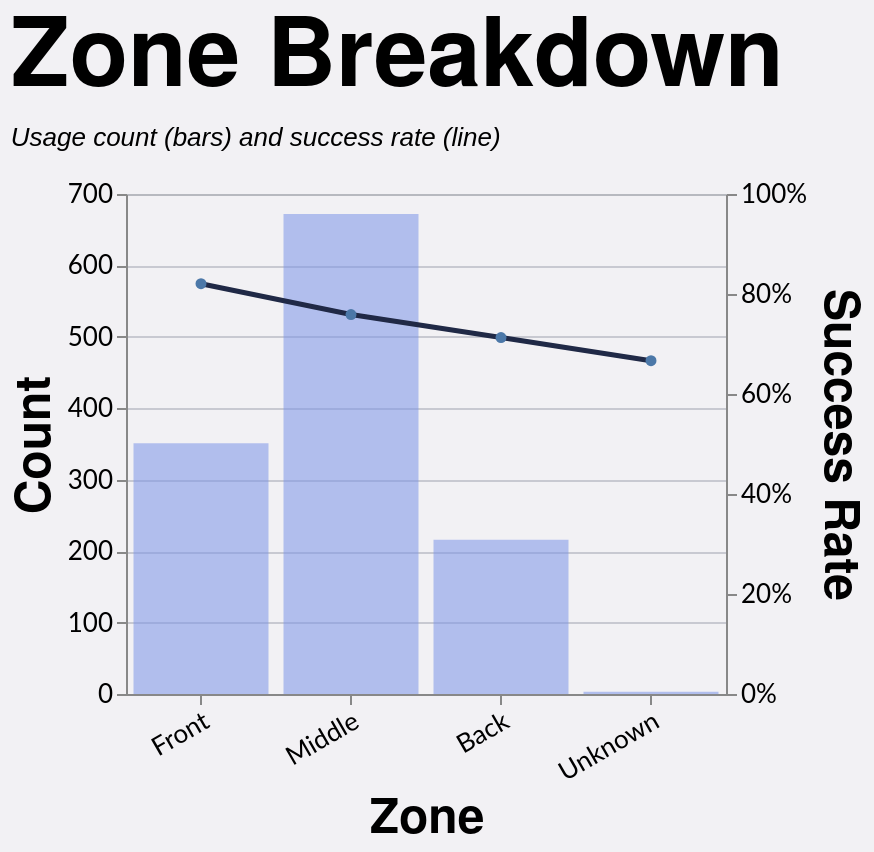

The specification (Vega-Lite) saved for this image:
### Vega-Lite specification from a JSON file in a GitHub repository (floating-point values rounded to 4 significant figures; data arrays with more than 128 entries replaced by an {"elided": "..."} marker saying what was removed)
{"config": {"axis": {"labelFont": "Lato, sans-serif", "titleFont": "PT Sans Narrow, Helvetica Neue, Helvetica, Arial, sans-serif", "labelFontSize": 13, "titleFontSize": 24, "gridColor": "#202947", "gridOpacity": 0.2}, "header": {"labelFont": "PT Sans Narrow, Helvetica Neue, Helvetica, Arial, sans-serif", "titleFont": "PT Sans Narrow, Helvetica Neue, Helvetica, Arial, sans-serif", "labelFontSize": 24, "titleFontSize": 28, "labelFontWeight": "bold", "orient": "left"}, "legend": {"labelFont": "Lato, sans-serif", "titleFont": "PT Sans Narrow, Helvetica Neue, Helvetica, Arial, sans-serif", "labelFontSize": 14, "titleFontSize": 16, "titlePadding": 5, "fillColor": "white", "strokeColor": "black", "padding": 10, "titleFontWeight": "lighter", "titleFontStyle": "italic", "titleColor": "gray", "offset": 10}, "title": {"font": "PT Sans Narrow, Helvetica Neue, Helvetica, Arial, sans-serif", "fontSize": 48, "fontWeight": "bold", "anchor": "start", "align": "center", "titlePadding": 20, "subtitlePadding": 10, "subtitleFontSize": 13, "subtitleColor": "", "subtitleFontStyle": "italic", "offset": 15, "color": "black"}, "axisX": {"labelAngle": 0}, "facet": {"title": null, "header": null, "align": {"row": "each", "column": "each"}}, "resolve": {"scale": {"y": "independent", "facet": "independent"}}, "background": "#f2f1f4"}, "layer": [{"mark": {"type": "bar", "color": "#7d96e8", "opacity": 0.55}, "encoding": {"tooltip": [{"field": "area", "title": "Zone", "type": "nominal"}, {"field": "won", "format": ",.0f", "title": "Won", "type": "quantitative"}, {"field": "attempts", "format": ",.0f", "title": "Attempts", "type": "quantitative"}, {"field": "success_rate", "format": ".1%", "title": "Success Rate", "type": "quantitative"}], "x": {"axis": {"labelAngle": -30}, "field": "area", "sort": ["Front", "Middle", "Back"], "title": "Zone", "type": "nominal"}, "y": {"axis": {"format": ",.0f", "orient": "left"}, "field": "attempts", "title": "Count", "type": "quantitative"}}, "transform": [{"filter": "(loSquad == 'All' || datum.squad == loSquad) && (loGameType == 'All' || (loGameType == 'League + Cup' && (datum.game_type == 'League' || datum.game_type == 'Cup')) || (loGameType == 'League only' && datum.game_type == 'League') || datum.game_type == loGameType) && (loOpposition == 'All' || datum.opposition == loOpposition) && (loThrower == 'All' || datum.thrower == loThrower) && (loJumper == 'All' || datum.jumper == loJumper) && (loArea == 'All' || datum.area == loArea) && (loNumbers == 'All' || datum.numbers == loNumbers) && (loCallType == 'All' || datum.call_type == loCallType)"}, {"filter": "(loSeason == 'All' || datum.season == loSeason)"}, {"aggregate": [{"op": "count", "as": "attempts"}, {"op": "sum", "field": "won", "as": "won"}], "groupby": ["area"]}, {"calculate": "datum.won / datum.attempts", "as": "success_rate"}]}, {"mark": {"type": "line", "color": "#202946", "point": true, "strokeWidth": 2.5}, "encoding": {"tooltip": [{"field": "area", "title": "Zone", "type": "nominal"}, {"field": "won", "format": ",.0f", "title": "Won", "type": "quantitative"}, {"field": "attempts", "format": ",.0f", "title": "Attempts", "type": "quantitative"}, {"field": "success_rate", "format": ".1%", "title": "Success Rate", "type": "quantitative"}], "x": {"axis": {"labelAngle": -30}, "field": "area", "sort": ["Front", "Middle", "Back"], "title": "Zone", "type": "nominal"}, "y": {"axis": {"format": "%", "orient": "right"}, "field": "success_rate", "scale": {"domain": [0, 1]}, "title": "Success Rate", "type": "quantitative"}}, "transform": [{"filter": "(loSquad == 'All' || datum.squad == loSquad) && (loGameType == 'All' || (loGameType == 'League + Cup' && (datum.game_type == 'League' || datum.game_type == 'Cup')) || (loGameType == 'League only' && datum.game_type == 'League') || datum.game_type == loGameType) && (loOpposition == 'All' || datum.opposition == loOpposition) && (loThrower == 'All' || datum.thrower == loThrower) && (loJumper == 'All' || datum.jumper == loJumper) && (loArea == 'All' || datum.area == loArea) && (loNumbers == 'All' || datum.numbers == loNumbers) && (loCallType == 'All' || datum.call_type == loCallType)"}, {"filter": "(loSeason == 'All' || datum.season == loSeason)"}, {"aggregate": [{"op": "count", "as": "attempts"}, {"op": "sum", "field": "won", "as": "won"}], "groupby": ["area"]}, {"calculate": "datum.won / datum.attempts", "as": "success_rate"}]}], "data": {"name": "data-1e1c135a98a60ffade50e9c83bbe9560"}, "height": 250, "params": [{"name": "loSquad", "value": "All"}, {"name": "loSeason", "value": "All"}, {"name": "loGameType", "value": "All"}, {"name": "loOpposition", "value": "All"}, {"name": "loThrower", "value": "All"}, {"name": "loJumper", "value": "All"}, {"name": "loArea", "value": "All"}, {"name": "loNumbers", "value": "All"}, {"name": "loCallType", "value": "All"}], "resolve": {"scale": {"y": "independent"}}, "title": {"text": "Zone Breakdown", "subtitle": "Usage count (bars) and success rate (line)"}, "width": {"step": 75}, "$schema": "https://vega.github.io/schema/vega-lite/v5.20.1.json", "datasets": {"data-1e1c135a98a60ffade50e9c83bbe9560": {"elided": "1242 records"}}}
